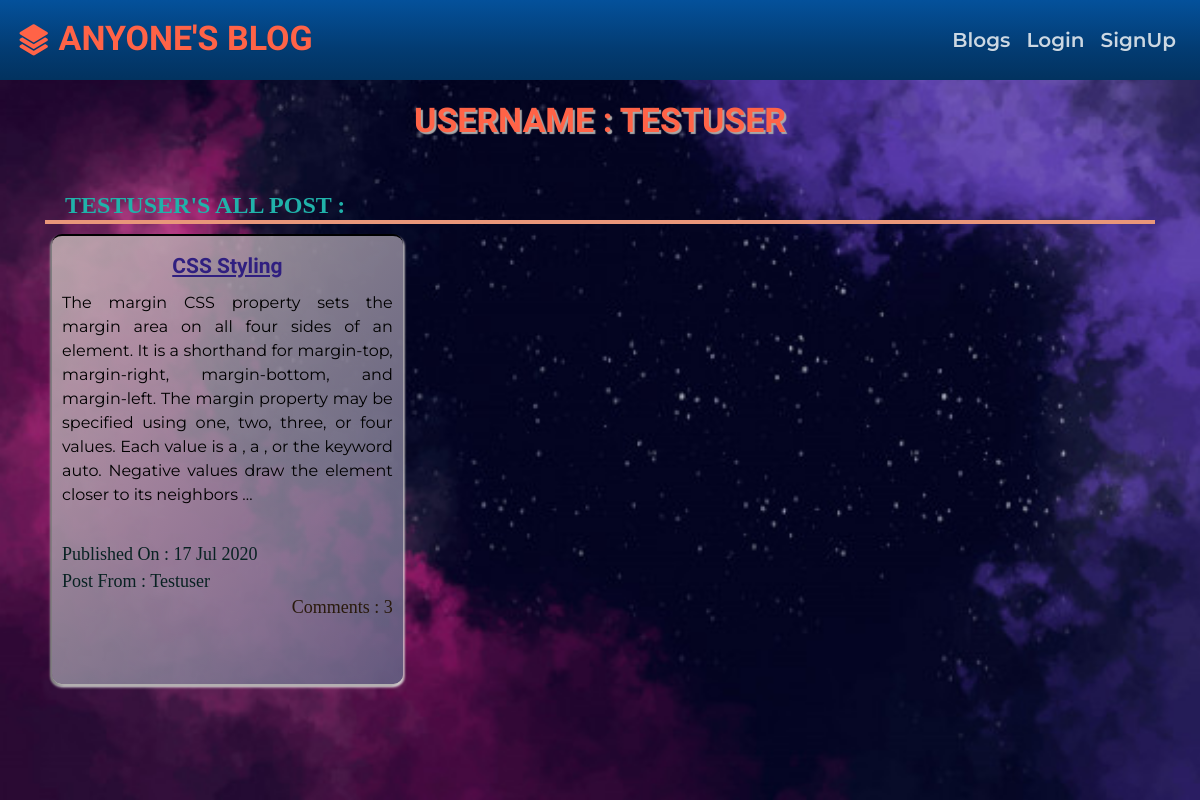
Page /blog/userPosts/testuser on the committed database.
### blog/models.py (models this page shows, shortened)
class Post(models.Model):
    user = models.ForeignKey(User, related_name='posts', on_delete=models.CASCADE)
    title = models.CharField(max_length=200)
    message = models.TextField()
    message_html = models.TextField(editable=False)
    image = models.ImageField(upload_to='blog_images', blank=True)
    create_date = models.DateTimeField(default=timezone.now)
    published_date = models.DateTimeField(blank=True, null=True)
    def approve_comments(self):
        return self.comments.filter(approved_comments=True)

class Comment(models.Model):
    post = models.ForeignKey('Post', related_name='comments', on_delete=models.CASCADE)
    author = models.CharField(max_length=200)
    message = models.TextField()
    message_html = models.TextField(editable=False)
    create_date = models.DateTimeField(default=timezone.now)
    approved_comments = models.BooleanField(default=False)

### blog/views.py (the view)
# urls.py: path('userPosts/<str:userName>', views.userPosts, name="userPosts"),
def userPosts(request, userName):
    posts = Post.objects.filter(published_date__lte=timezone.now()).order_by('-published_date')
    return render(request, 'blog/userPosts.html', {'posts':posts, 'userPost':userName})

### blog/templates/blog/userPosts.html
{% extends 'base.html' %} {% block content %}
<div class="user-info">
    <h4 class="user-info--Username">Username : {{userPost}} </h4>
</div>
<div class="post">
    <h6 class="userPost--postTitle">{{userPost}}'s All Post : </h6>
    {% for post in posts %} {% if post.user.username == userPost %}
    <div class="postBlock">
        <a class="postHeader" href="{% url 'blog:postDetail' pk=post.pk %}">{{post.title}}</a>
        <p class="postMessage">
            {{post.message|safe|truncatewords:58}}
        </p>
        <p class="postDate">Published On : {{post.published_date|date:"d M Y"}}
            <br> <span class="postFrom">Post From : {{post.user.username}}</span>
        </p>
        <a class="commentCount" href="{% url 'blog:postDetail' pk=post.pk %}">Comments : {{post.approve_comments|length}}</a>
        <br>
    </div>
    {% endif %}{% endfor %}
</div>
{% endblock %}

### static/css/master.css (style rules this page uses)
body { font-family: 'Montserrat'; }
.post { width: 100%; margin: auto; }
.post .postBlock { width: 31.6%; display: inline-grid; text-align: justify; padding: 15px 10px 10px 10px; box-shadow: 2px 2px 2px rgba(207, 202, 202, 0.671), -2px 2px 2px gray, 0 3px 3px whitesmoke; margin: 10px 7px; border-top: 2px solid black; height: 450px; background: linear-gradient(to bottom right, rgba(199, 183, 183, 0.837), rgba(99, 99, 133, 0.853)); border-radius: 10px; }
.post .postBlock .postHeader { font-family: 'Fondamento'; font-size: 21px; margin: 0; text-decoration: underline; padding: 0 5px 0 5px; text-align: center; color: rgb(48, 31, 128); font-weight: bold; }
.post .postBlock .postFrom { font-family: serif; font-size: 18px; margin: 0; font-weight: 500; text-transform: capitalize; color: rgb(8, 34, 34); }
.post .postBlock .postDate { font-family: serif; font-size: 18px; margin: 0; font-weight: 500; display: block; padding-top: 25px; color: rgb(8, 34, 34); }
.post .postBlock .postMessage { font-size: 16px; margin: 0; font-weight: 400; color: black; }
.post .postBlock .commentCount { font-family: serif; font-size: 18px; text-align: right; margin: 0; position: relative; bottom: 10px; color: rgb(41, 26, 12); }
.user-info { display: block; text-align: center; }
.user-info--Username { font-size: 34px; font-family: 'Fondamento'; text-transform: uppercase; text-align: center; color: tomato; font-weight: bolder; text-shadow: 2px 2px 1px darkgray; }
.userPost--postTitle { font-size: 24px; text-transform: uppercase; font-family: serif; margin: 50px 0 0 0px; text-align: initial; color: lightseagreen; font-weight: 600; border-bottom: 4px solid darksalmon; padding: 0 0 0 20px; }

### rows in the picture
Post: title "CSS Styling", message "The margin CSS property sets the margin area on all four sides of an element. It is a shorthand for margin-top, margin-right, margin-bottom, and margin-left. The margin property may be specified using one, two, three, or four values. Each value is a , a , or the keyword auto. Negative values draw the element closer to its neighbors …", published_date "17 Jul 2020", user.username "Testuser", approve_comments|length "3"

### other values in the picture
{{ userPost }} "TESTUSER"
